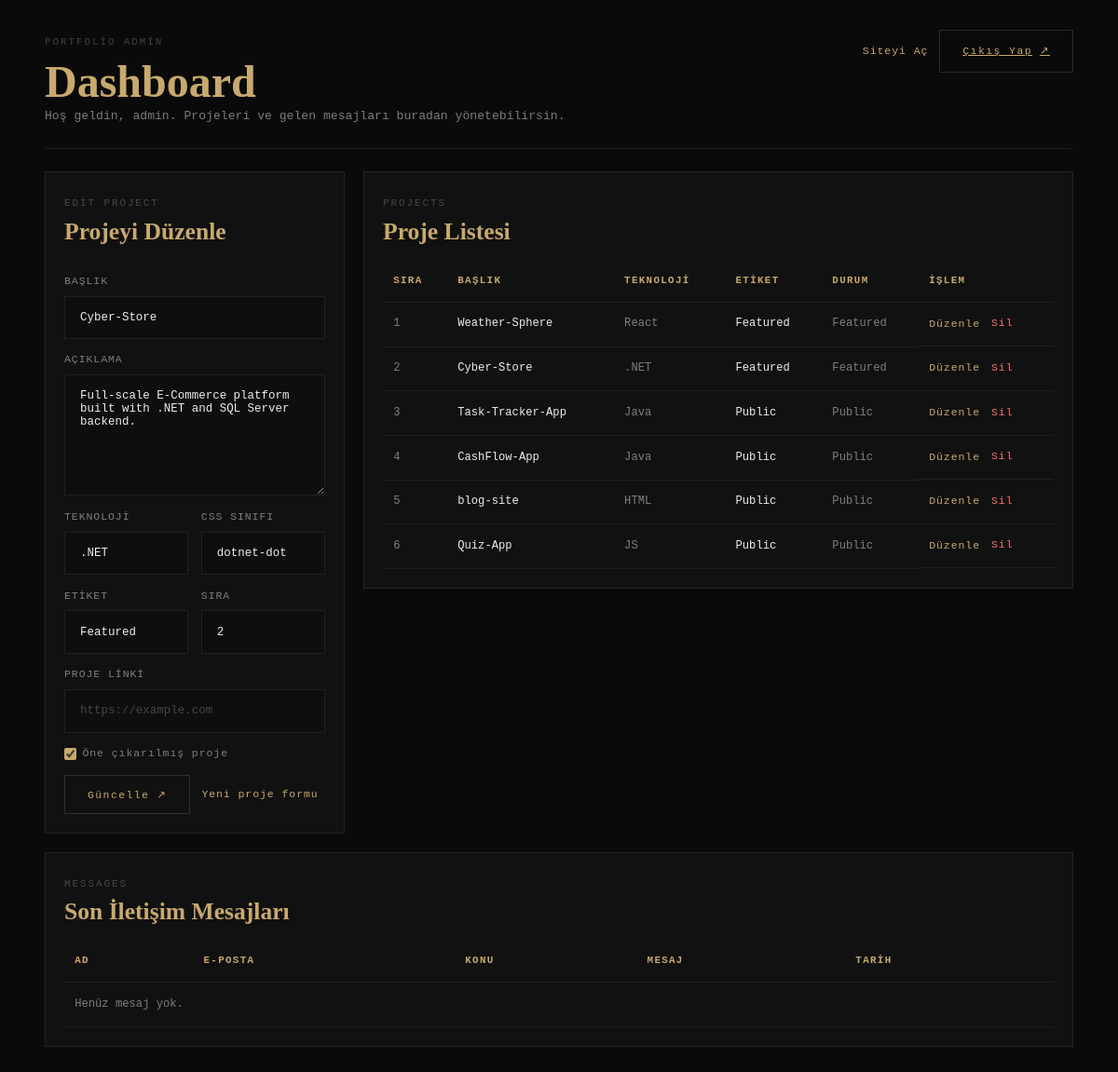
The page /admin/dashboard.php?edit=2 (signed in) on the database its author committed.
### tables this page shows
CREATE TABLE IF NOT EXISTS projects (
  id INT UNSIGNED AUTO_INCREMENT PRIMARY KEY,
  title VARCHAR(150) NOT NULL,
  description TEXT NOT NULL,
  tech VARCHAR(60) NOT NULL,
  tech_class VARCHAR(60) NOT NULL DEFAULT 'js-dot',
  tag VARCHAR(60) NOT NULL DEFAULT 'Public',
  project_url VARCHAR(255) DEFAULT NULL,
  is_featured TINYINT(1) NOT NULL DEFAULT 0,
  sort_order INT UNSIGNED NOT NULL DEFAULT 0,
  created_at TIMESTAMP NOT NULL DEFAULT CURRENT_TIMESTAMP
);

### admin/dashboard.php (the view, shortened to what this page needs)
<?php
require __DIR__ . '/../includes/db.php';
function e(string $value): string
{
    return htmlspecialchars($value, ENT_QUOTES, 'UTF-8');
}
$editingProject = null;
if (isset($_GET['edit']) && $editingProject === null) {
    $stmt = $pdo->prepare('SELECT * FROM projects WHERE id = ?');
    $stmt->execute([(int) $_GET['edit']]);
    $editingProject = $stmt->fetch() ?: null;
}
$projects = $pdo->query('SELECT * FROM projects ORDER BY sort_order ASC, id ASC')->fetchAll();
$messages = $pdo->query('SELECT * FROM messages ORDER BY created_at DESC LIMIT 10')->fetchAll();
$formProject = $editingProject ?? [
    'id' => 0,
    'title' => '',
    'description' => '',
    'tech' => '',
    'tech_class' => 'js-dot',
    'tag' => 'Public',
    'project_url' => '',
    'is_featured' => 0,
    'sort_order' => count($projects) + 1,
];
?>
<!doctype html>
<html lang="tr">
  <head>
    <link rel="stylesheet" href="../assets/css/style.css" />
  </head>
  <body>
    <main class="admin-dashboard">
      <header class="admin-topbar">
        <div>
          <span class="admin-kicker">Portfolio Admin</span>
          <h1>Dashboard</h1>
          <p class="admin-copy">Hoş geldin, <?= e($_SESSION['admin_username'] ?? 'admin') ?>. Projeleri ve gelen mesajları buradan yönetebilirsin.</p>
        </div>
        <div class="admin-actions">
          <a class="admin-link" href="../index.php" target="_blank" rel="noopener">Siteyi Aç</a>
          <a class="form-submit" href="logout.php">
            <span>Çıkış Yap</span>
            <span class="btn-arrow">↗</span>
          </a>
        </div>
      </header>
      <section class="admin-grid">
        <form class="admin-panel project-form" method="post">
          <div class="admin-panel-head">
            <span class="admin-kicker"><?= (int) $formProject['id'] > 0 ? 'Edit Project' : 'New Project' ?></span>
            <h2><?= (int) $formProject['id'] > 0 ? 'Projeyi Düzenle' : 'Proje Ekle' ?></h2>
          </div>
          <label>
            <span>Başlık</span>
            <input class="form-input" type="text" name="title" value="<?= e($formProject['title']) ?>" required />
          </label>
          <label>
            <span>Açıklama</span>
            <textarea class="form-input form-textarea" name="description" required><?= e($formProject['description']) ?></textarea>
          </label>
          <div class="admin-form-row">
            <label>
              <span>Teknoloji</span>
              <input class="form-input" type="text" name="tech" value="<?= e($formProject['tech']) ?>" placeholder="React" required />
            </label>
            <label>
              <span>CSS Sınıfı</span>
              <input class="form-input" type="text" name="tech_class" value="<?= e($formProject['tech_class']) ?>" placeholder="react-dot" />
            </label>
          </div>
          <div class="admin-form-row">
            <label>
              <span>Etiket</span>
              <input class="form-input" type="text" name="tag" value="<?= e($formProject['tag']) ?>" placeholder="Featured" />
            </label>
            <label>
              <span>Sıra</span>
              <input class="form-input" type="number" name="sort_order" value="<?= (int) $formProject['sort_order'] ?>" min="0" />
            </label>
          </div>
          <label>
            <span>Proje Linki</span>
            <input class="form-input" type="url" name="project_url" value="<?= e($formProject['project_url'] ?? '') ?>" placeholder="https://example.com" />
          </label>
          <label class="admin-check">
            <input type="checkbox" name="is_featured" <?= !empty($formProject['is_featured']) ? 'checked' : '' ?> />
            <span>Öne çıkarılmış proje</span>
          </label>
          <div class="admin-form-actions">
            <button class="form-submit" type="submit">
              <span><?= (int) $formProject['id'] > 0 ? 'Güncelle' : 'Ekle' ?></span>
              <span class="btn-arrow">↗</span>
            </button>
            <?php if ((int) $formProject['id'] > 0): ?>
              <a class="admin-link" href="dashboard.php">Yeni proje formu</a>
            <?php endif; ?>
          </div>
        </form>
        <section class="admin-panel">
          <div class="admin-panel-head">
            <span class="admin-kicker">Projects</span>
            <h2>Proje Listesi</h2>
          </div>
          <div class="admin-table-wrap">
            <table class="admin-table">
              <thead>
                <tr>
                  <th>Sıra</th>
                  <th>Başlık</th>
                  <th>Teknoloji</th>
                  <th>Etiket</th>
                  <th>Durum</th>
                  <th>İşlem</th>
                </tr>
              </thead>
              <tbody>
                <?php foreach ($projects as $project): ?>
                  <tr>
                    <td><?= (int) $project['sort_order'] ?></td>
                    <td><?= e($project['title']) ?></td>
                    <td><?= e($project['tech']) ?></td>
                    <td><?= e($project['tag']) ?></td>
                    <td><?= !empty($project['is_featured']) ? 'Featured' : 'Public' ?></td>
                    <td class="admin-table-actions">
                      <a class="admin-link" href="dashboard.php?edit=<?= (int) $project['id'] ?>">Düzenle</a>
                      <form method="post" onsubmit="return confirm('Bu projeyi silmek istediğine emin misin?');">
                        <button class="admin-danger" type="submit">Sil</button>
                      </form>
                    </td>
                  </tr>
                <?php endforeach; ?>
              </tbody>
            </table>
          </div>
        </section>
      </section>
      <section class="admin-panel">
        <div class="admin-panel-head">
          <span class="admin-kicker">Messages</span>
          <h2>Son İletişim Mesajları</h2>
        </div>
        <div class="admin-table-wrap">
          <table class="admin-table">
            <thead>
              <tr>
                <th>Ad</th>
                <th>E-posta</th>
                <th>Konu</th>
                <th>Mesaj</th>
                <th>Tarih</th>
              </tr>
            </thead>
            <tbody>
              <?php if ($messages): ?>
                <?php foreach ($messages as $message): ?>
                  <tr>
                    <td><?= e($message['name']) ?></td>
                    <td><?= e($message['email']) ?></td>
                    <td><?= e($message['subject']) ?></td>
                    <td><?= e($message['message']) ?></td>
                    <td><?= e($message['created_at']) ?></td>
                  </tr>
                <?php endforeach; ?>
              <?php else: ?>
                <tr>
                  <td colspan="5">Henüz mesaj yok.</td>
                </tr>
              <?php endif; ?>
            </tbody>
          </table>
        </div>
      </section>
    </main>
  </body>
</html>

### assets/css/style.css (style rules this page uses)
:root { --bg: #0a0a0a; --bg-2: #111111; --bg-3: #161616; --gold: #c8a96e; --gold-dim: rgba(200, 169, 110, 0.15); --gold-border: rgba(200, 169, 110, 0.2); --white: #f0ede8; --gray: rgba(240, 237, 232, 0.5); --gray-dim: rgba(240, 237, 232, 0.25); --font-serif: "Playfair Display", serif; --font-mono: "DM Mono", monospace; --font-sans: "Syne", sans-serif; --ease: cubic-bezier(0.25, 0.46, 0.45, 0.94); --ease-out: cubic-bezier(0.16, 1, 0.3, 1); }
*, *::before, *::after { box-sizing: border-box; margin: 0; padding: 0; }
html { scroll-behavior: smooth; font-size: 16px; }
body { background: var(--bg); color: var(--white); font-family: var(--font-mono); overflow-x: hidden; line-height: 1.6; }
.btn-arrow { transition: transform 0.3s; }
.form-input { width: 100%; border: 1px solid rgba(200, 169, 110, 0.12); background: rgba(10, 10, 10, 0.35); color: var(--white); font-family: var(--font-mono); font-size: 0.78rem; padding: 0.95rem 1rem; outline: none; transition: border-color 0.3s var(--ease), background 0.3s var(--ease); }
.form-input::placeholder { color: var(--gray-dim); }
.form-textarea { min-height: 130px; resize: vertical; }
.form-submit { align-self: flex-start; background: transparent; border: 1px solid var(--gold-border); color: var(--gold); cursor: pointer; display: flex; align-items: center; gap: 0.5rem; font-family: var(--font-mono); font-size: 0.72rem; letter-spacing: 0.12em; padding: 0.8rem 1.5rem; transition: all 0.3s var(--ease); }
.admin-copy, .admin-error { color: var(--gray); font-size: 0.82rem; }
.admin-dashboard { min-height: 100vh; padding: 2rem 4%; background: var(--bg); }
.admin-topbar { display: flex; align-items: flex-start; justify-content: space-between; gap: 2rem; margin-bottom: 1.5rem; border-bottom: 1px solid rgba(200, 169, 110, 0.12); padding-bottom: 1.5rem; }
.admin-topbar h1, .admin-panel h2 { font-family: var(--font-serif); color: var(--gold); line-height: 1.1; }
.admin-topbar h1 { font-size: clamp(2rem, 4vw, 3.5rem); }
.admin-panel h2 { font-size: 1.6rem; }
.admin-kicker { display: inline-block; margin-bottom: 0.45rem; color: var(--gray-dim); font-size: 0.68rem; letter-spacing: 0.18em; text-transform: uppercase; }
.admin-actions, .admin-form-actions, .admin-table-actions { display: flex; align-items: center; gap: 0.75rem; }
.admin-link, .admin-danger { border: 0; background: transparent; color: var(--gold); font-family: var(--font-mono); font-size: 0.72rem; letter-spacing: 0.08em; text-decoration: none; cursor: pointer; }
.admin-danger { color: #f87171; }
.admin-grid { display: grid; grid-template-columns: minmax(320px, 430px) 1fr; gap: 1.25rem; align-items: start; margin-bottom: 1.25rem; }
.admin-panel { border: 1px solid rgba(200, 169, 110, 0.12); background: var(--bg-2); padding: 1.25rem; }
.admin-panel-head { margin-bottom: 1rem; }
.project-form { display: flex; flex-direction: column; gap: 0.85rem; }
.project-form label { display: flex; flex-direction: column; gap: 0.4rem; color: var(--gray); font-size: 0.72rem; letter-spacing: 0.08em; text-transform: uppercase; }
.admin-form-row { display: grid; grid-template-columns: 1fr 1fr; gap: 0.85rem; }
.admin-check { flex-direction: row !important; align-items: center; text-transform: none !important; }
.admin-check input { accent-color: var(--gold); }
.admin-table-wrap { width: 100%; overflow-x: auto; }
.admin-table { width: 100%; border-collapse: collapse; min-width: 720px; }
.admin-table th, .admin-table td { border-bottom: 1px solid rgba(200, 169, 110, 0.1); padding: 0.85rem 0.7rem; text-align: left; vertical-align: top; color: var(--gray); font-size: 0.76rem; }
.admin-table th { color: var(--gold); font-size: 0.68rem; letter-spacing: 0.12em; text-transform: uppercase; }
.admin-table td:nth-child(2), .admin-table td:nth-child(4) { color: var(--white); }

### rows shown on the page
projects: title "Cyber-Store", description "Full-scale E-Commerce platform built with .NET and SQL Server backend.", tech ".NET", tech_class "dotnet-dot", tag "Featured", sort_order "2", is_featured "☑"
projects: sort_order "1", title "Weather-Sphere", tech "React", tag "Featured", is_featured "Featured"
projects: sort_order "3", title "Task-Tracker-App", tech "Java", tag "Public", is_featured "Public"
projects: sort_order "4", title "CashFlow-App", tech "Java", tag "Public", is_featured "Public"
projects: sort_order "5", title "blog-site", tech "HTML", tag "Public", is_featured "Public"
projects: sort_order "6", title "Quiz-App", tech "JS", tag "Public", is_featured "Public"

### other values the page prints
$_SESSION['admin_username'] "admin"
